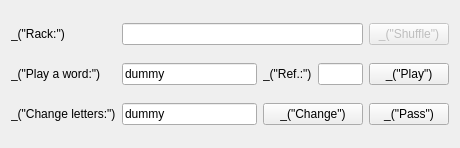
<ui version="4.0" >
 <class>PlayerWidget</class>
 <widget class="QWidget" name="PlayerWidget" >
  <property name="geometry" >
   <rect>
    <x>0</x>
    <y>0</y>
    <width>460</width>
    <height>148</height>
   </rect>
  </property>
  <layout class="QGridLayout" name="gridLayout" >
   <item row="0" column="0" >
    <widget class="QLabel" name="label" >
     <property name="text" >
      <string>_("Rack:")</string>
     </property>
    </widget>
   </item>
   <item row="0" column="1" colspan="3" >
    <widget class="QLineEdit" name="lineEditRack" >
     <property name="readOnly" >
      <bool>true</bool>
     </property>
    </widget>
   </item>
   <item row="0" column="4" >
    <widget class="QPushButton" name="pushButtonShuffle" >
     <property name="enabled" >
      <bool>false</bool>
     </property>
     <property name="text" >
      <string>_("Shuffle")</string>
     </property>
    </widget>
   </item>
   <item row="1" column="0" >
    <widget class="QLabel" name="label_2" >
     <property name="text" >
      <string>_("Play a word:")</string>
     </property>
    </widget>
   </item>
   <item row="1" column="1" >
    <widget class="QLineEdit" name="lineEditPlay" >
     <property name="toolTip" >
      <string>_("Enter the word to play (case-insensitive).
A joker from the rack must be written in parentheses.
E.g.: w(o)rd or W(O)RD")</string>
     </property>
     <property name="statusTip" >
      <string>_("Enter the word to play (case-insensitive). A joker from the rack must be written in parentheses. E.g.: w(o)rd or W(O)RD")</string>
     </property>
     <property name="text" >
      <string>dummy</string>
     </property>
    </widget>
   </item>
   <item row="1" column="3" >
    <widget class="QLineEdit" name="lineEditCoords" >
     <property name="sizePolicy" >
      <sizepolicy vsizetype="Fixed" hsizetype="Fixed" >
       <horstretch>0</horstretch>
       <verstretch>0</verstretch>
      </sizepolicy>
     </property>
     <property name="maximumSize" >
      <size>
       <width>45</width>
       <height>16777215</height>
      </size>
     </property>
     <property name="toolTip" >
      <string>_("Enter the coordinates of the word.
Specify the row before the column for horizontal words,
 and the column before the row for vertical words.
E.g.: H4 or 4H")</string>
     </property>
     <property name="statusTip" >
      <string>_("Enter the coordinates of the word. Specify the row before the column for horizontal words, and the column before the row for vertical words. E.g.: H4 or 4H")</string>
     </property>
    </widget>
   </item>
   <item row="1" column="4" >
    <widget class="QPushButton" name="pushButtonPlay" >
     <property name="text" >
      <string>_("Play")</string>
     </property>
    </widget>
   </item>
   <item row="2" column="0" >
    <widget class="QLabel" name="labelChange" >
     <property name="text" >
      <string>_("Change letters:")</string>
     </property>
    </widget>
   </item>
   <item row="2" column="1" >
    <widget class="QLineEdit" name="lineEditChange" >
     <property name="toolTip" >
      <string>_("Enter the letters you want to change")</string>
     </property>
     <property name="text" >
      <string>dummy</string>
     </property>
    </widget>
   </item>
   <item row="2" column="2" colspan="2" >
    <widget class="QPushButton" name="pushButtonChange" >
     <property name="text" >
      <string>_("Change")</string>
     </property>
    </widget>
   </item>
   <item row="2" column="4" >
    <widget class="QPushButton" name="pushButtonPass" >
     <property name="text" >
      <string>_("Pass")</string>
     </property>
    </widget>
   </item>
   <item row="1" column="2" >
    <widget class="QLabel" name="label_3" >
     <property name="text" >
      <string>_("Ref.:")</string>
     </property>
    </widget>
   </item>
  </layout>
 </widget>
 <resources/>
 <connections/>
</ui>
